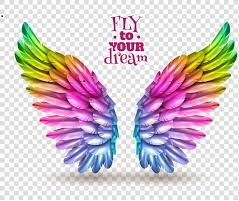
#> input picture wings.png, 239 x 201 px, found by its file name
$ python arithmetics.py
#> lines starting #> are read from the running program, lines starting #| are printed output that depends on the picture; after the words box and inside, x2 and y2 are one past the last pixel; in counts of white or black regions, pixels touching at a corner belong together
import numpy as np
import cv2

image_1= cv2.imread("C:\\Users\\YASHU\\Desktop\\image_repo\\wings.png")
#> image_1 is the input picture: shape (201, 239, 3); mean B, G, R 201.9, 196.8, 211.8
image_2 = cv2.imread("C:\\Users\\YASHU\\Desktop\\image_repo\\butterfly.png")
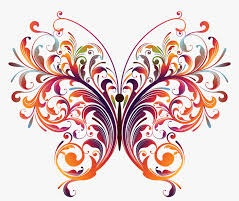
#> input picture butterfly.png, 239 x 201 px, found by its file name
#> image_2 is the input picture: shape (201, 239, 3); mean B, G, R 202.1, 204, 225.6

add_image=cv2.add(image_1 , image_2)    #adding two images
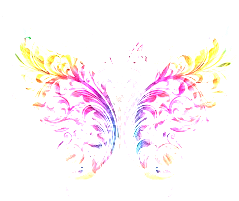
#> add_image: shape (201, 239, 3); mean B, G, R 247.4, 245.7, 253.4
cv2.imshow('add_image',add_image)


rows,cols ,channels = image_2.shape
#> rows = 201; cols = 239; channels = 3
roi = image_1[0:rows,0:cols]
image_2grey=cv2.cvtColor(image_2,cv2.COLOR_BGR2GRAY)
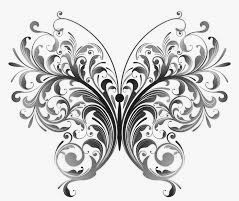
#> image_2grey: shape (201, 239); min 0, max 255, mean 210.3
ret,mask= cv2.threshold(image_2grey,220,225,cv2.THRESH_BINARY_INV)
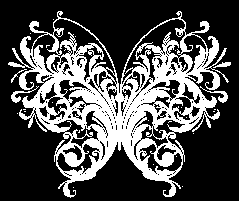
#> mask: shape (201, 239); values 0 (black) and 225 (white), 30.9% white; 29 white regions (24 under 20 px), largest, box (x1, y1, x2, y2) and area: (8, 11, 229, 198) 14523, (200, 86, 228, 103) 100, (11, 86, 39, 103) 99, (213, 62, 231, 68) 56, (11, 69, 27, 83) 32

mask_inv= cv2.bitwise_not(mask)
img1_bg = cv2.bitwise_and(roi,roi,mask= mask_inv)
img2_fg = cv2.bitwise_and(image_2, image_2, mask= mask)
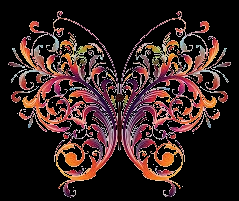
#> img2_fg: shape (201, 239, 3); mean B, G, R 33.8, 35.1, 54.5

dst= cv2.add(img1_bg ,img2_fg)
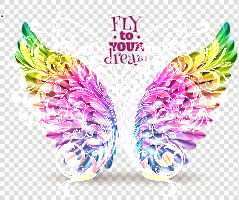
#> dst: shape (201, 239, 3); mean B, G, R 218.8, 215.5, 229.3
image_1[0:rows,0:cols] = dst
cv2.imshow('res', image_1)

cv2.imshow('mask',mask)
cv2.waitKey(0)
cv2.destroyAllWindows()
